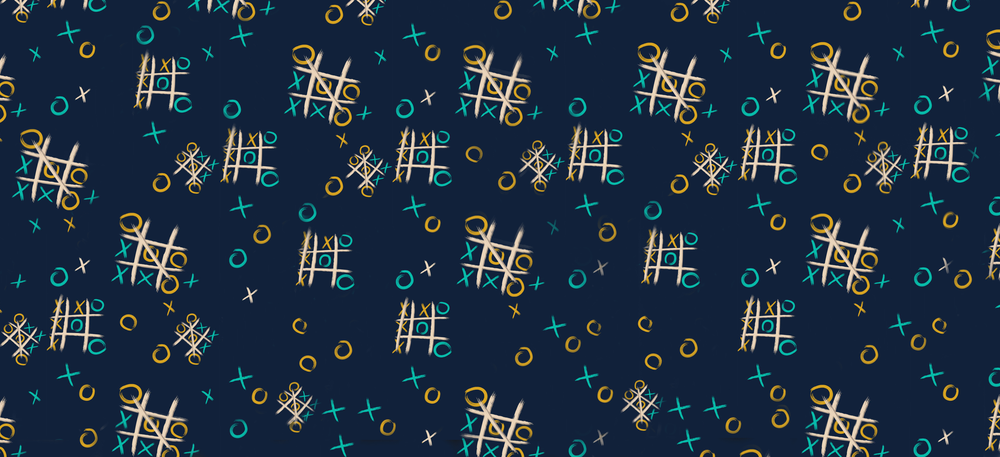
#> input picture p/Menu.png, 1000 x 457 px, shrunk from 3500 x 1600 before the run
$ python imagine.py
#> lines starting #> are read from the running program, lines starting #| are printed output that depends on the picture
from PIL import ImageTk, Image

background_pic = ImageTk.PhotoImage(Image.open("p/Menu.png"))
X_pic = ImageTk.PhotoImage(Image.open('p/X.png'))
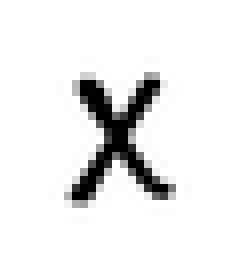
#> input picture p/X.png, 30 x 33 px, shrunk from 106 x 116 before the run (shown 8 times larger)
O_pic = ImageTk.PhotoImage(Image.open('p/O.png'))
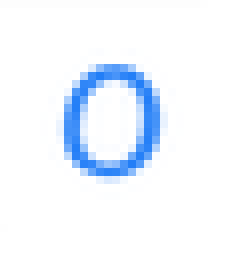
#> input picture p/O.png, 30 x 33 px, shrunk from 104 x 114 before the run (shown 8 times larger)
player_vs_player_pic = ImageTk.PhotoImage(Image.open('p/playervsplayer.png'))
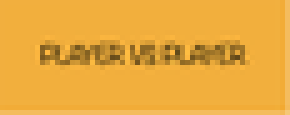
#> input picture p/playervsplayer.png, 58 x 23 px, shrunk from 203 x 82 before the run (shown 5 times larger)
p_vs_ai_pic = ImageTk.PhotoImage(Image.open('p/playervscomputer.png'))
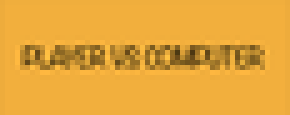
#> input picture p/playervscomputer.png, 58 x 23 px, shrunk from 202 x 82 before the run (shown 5 times larger)
ai_vs_ai_pic = ImageTk.PhotoImage(Image.open('p/computervscomputer.png'))
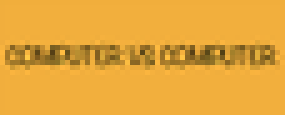
#> input picture p/computervscomputer.png, 57 x 23 px, shrunk from 201 x 82 before the run (shown 5 times larger)
#> (the run stopped early here; a loop or call above may not have finished)
